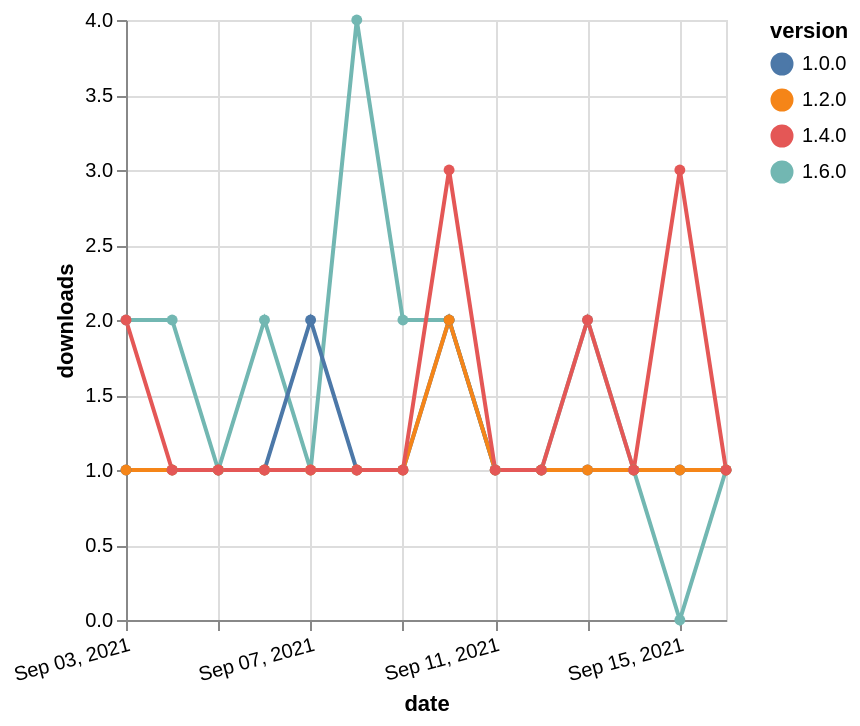

This figure's Vega-Lite source:
### Vega-Lite specification from a JSON file in a GitHub repository (floating-point values rounded to 4 significant figures)
{"$schema": "https://vega.github.io/schema/vega-lite/v5.json", "description": "A simple bar chart with embedded data.", "data": {"values": [{"date": "2021-09-03", "total": 144, "delta": 2, "version": "1.6.0"}, {"date": "2021-09-04", "total": 146, "delta": 2, "version": "1.6.0"}, {"date": "2021-09-05", "total": 147, "delta": 1, "version": "1.6.0"}, {"date": "2021-09-06", "total": 149, "delta": 2, "version": "1.6.0"}, {"date": "2021-09-07", "total": 150, "delta": 1, "version": "1.6.0"}, {"date": "2021-09-08", "total": 154, "delta": 4, "version": "1.6.0"}, {"date": "2021-09-09", "total": 156, "delta": 2, "version": "1.6.0"}, {"date": "2021-09-10", "total": 158, "delta": 2, "version": "1.6.0"}, {"date": "2021-09-11", "total": 159, "delta": 1, "version": "1.6.0"}, {"date": "2021-09-12", "total": 160, "delta": 1, "version": "1.6.0"}, {"date": "2021-09-13", "total": 162, "delta": 2, "version": "1.6.0"}, {"date": "2021-09-14", "total": 163, "delta": 1, "version": "1.6.0"}, {"date": "2021-09-15", "total": 163, "delta": 0, "version": "1.6.0"}, {"date": "2021-09-16", "total": 164, "delta": 1, "version": "1.6.0"}, {"date": "2021-09-03", "total": 218, "delta": 1, "version": "1.0.0"}, {"date": "2021-09-04", "total": 219, "delta": 1, "version": "1.0.0"}, {"date": "2021-09-05", "total": 220, "delta": 1, "version": "1.0.0"}, {"date": "2021-09-06", "total": 221, "delta": 1, "version": "1.0.0"}, {"date": "2021-09-07", "total": 223, "delta": 2, "version": "1.0.0"}, {"date": "2021-09-08", "total": 224, "delta": 1, "version": "1.0.0"}, {"date": "2021-09-09", "total": 225, "delta": 1, "version": "1.0.0"}, {"date": "2021-09-10", "total": 227, "delta": 2, "version": "1.0.0"}, {"date": "2021-09-11", "total": 228, "delta": 1, "version": "1.0.0"}, {"date": "2021-09-12", "total": 229, "delta": 1, "version": "1.0.0"}, {"date": "2021-09-13", "total": 230, "delta": 1, "version": "1.0.0"}, {"date": "2021-09-14", "total": 231, "delta": 1, "version": "1.0.0"}, {"date": "2021-09-15", "total": 232, "delta": 1, "version": "1.0.0"}, {"date": "2021-09-16", "total": 233, "delta": 1, "version": "1.0.0"}, {"date": "2021-09-03", "total": 168, "delta": 1, "version": "1.2.0"}, {"date": "2021-09-04", "total": 169, "delta": 1, "version": "1.2.0"}, {"date": "2021-09-05", "total": 170, "delta": 1, "version": "1.2.0"}, {"date": "2021-09-06", "total": 171, "delta": 1, "version": "1.2.0"}, {"date": "2021-09-07", "total": 172, "delta": 1, "version": "1.2.0"}, {"date": "2021-09-08", "total": 173, "delta": 1, "version": "1.2.0"}, {"date": "2021-09-09", "total": 174, "delta": 1, "version": "1.2.0"}, {"date": "2021-09-10", "total": 176, "delta": 2, "version": "1.2.0"}, {"date": "2021-09-11", "total": 177, "delta": 1, "version": "1.2.0"}, {"date": "2021-09-12", "total": 178, "delta": 1, "version": "1.2.0"}, {"date": "2021-09-13", "total": 179, "delta": 1, "version": "1.2.0"}, {"date": "2021-09-14", "total": 180, "delta": 1, "version": "1.2.0"}, {"date": "2021-09-15", "total": 181, "delta": 1, "version": "1.2.0"}, {"date": "2021-09-16", "total": 182, "delta": 1, "version": "1.2.0"}, {"date": "2021-09-03", "total": 314, "delta": 2, "version": "1.4.0"}, {"date": "2021-09-04", "total": 315, "delta": 1, "version": "1.4.0"}, {"date": "2021-09-05", "total": 316, "delta": 1, "version": "1.4.0"}, {"date": "2021-09-06", "total": 317, "delta": 1, "version": "1.4.0"}, {"date": "2021-09-07", "total": 318, "delta": 1, "version": "1.4.0"}, {"date": "2021-09-08", "total": 319, "delta": 1, "version": "1.4.0"}, {"date": "2021-09-09", "total": 320, "delta": 1, "version": "1.4.0"}, {"date": "2021-09-10", "total": 323, "delta": 3, "version": "1.4.0"}, {"date": "2021-09-11", "total": 324, "delta": 1, "version": "1.4.0"}, {"date": "2021-09-12", "total": 325, "delta": 1, "version": "1.4.0"}, {"date": "2021-09-13", "total": 327, "delta": 2, "version": "1.4.0"}, {"date": "2021-09-14", "total": 328, "delta": 1, "version": "1.4.0"}, {"date": "2021-09-15", "total": 331, "delta": 3, "version": "1.4.0"}, {"date": "2021-09-16", "total": 332, "delta": 1, "version": "1.4.0"}]}, "width": "container", "mark": {"type": "line", "point": {"filled": true}}, "encoding": {"x": {"field": "date", "type": "temporal", "timeUnit": "yearmonthdate", "title": "date", "axis": {"labelAngle": -15}}, "y": {"field": "delta", "type": "quantitative", "title": "downloads"}, "color": {"field": "version", "type": "nominal"}, "tooltip": {"field": "delta"}}}
